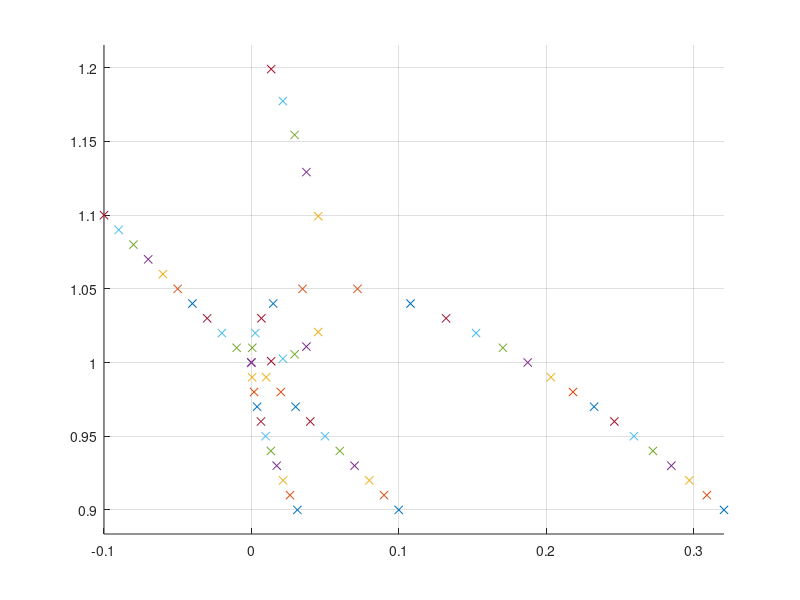

Here is the MATLAB script that generated this plot:
%% tum
A=[0.7, -0.4; -0.2, 0.5];
D=diag(diag(A));
% eig(eye(2)-inv(D)*A)
eig(eye(2)-A)
%  eig(eye(2)-inv(+diag(1,-1)*diag(A,-1)+D)*A)
%  om=1.08; eig(eye(2)-inv(diag(1,-1)*diag(A,-1)+D/om)*A)

M=eye(2)-inv(D)*A %jacobi
eig(M)'
om=2/(2-max(eig(M))-min(eig(M)))
eig(eye(2)-inv(D/om)*A)'

%% su
A=[1 2 3; 2 5 10; 3 10 26];
D=diag(diag(A));

om=2/(2-max(eig(A))-min(eig(A)));
eig(eye(3)-inv(D)*A)
% eig(eye(3)-A)
 
 eig(eye(3)-inv(+diag(diag(A,-1),-1)+D)*A)
 om=0.5; eig(eye(3)-inv(+diag(diag(A,-1),-1)+D/om)*A)
%% su 2
A=[4, -1,0; -1,4,-1;0,-2,4];
D=diag(diag(A));

eig(eye(3)-inv(D)*A)'
om=2/(2-max(eig(A))-min(eig(A)))
eig(eye(3)-inv(D/om)*A)'

% eig(eye(3)-A)
  evs=eig(eye(3)-inv(+diag(diag(A,-1),-1)+D)*A)
  rho=max(max(evs));
  om=2/(1+sqrt(1-rho^2))
 om=1.05;
 eig(eye(3)-inv(+diag(diag(A,-1),-1)+D/om)*A)

% M=eye(3)-inv(D)*A %jacobi
% eig(M)'
% om=2/(2-max(eig(M))-min(eig(M)))
% eig(eye(3)-inv(D/om)*A)'

 %%
 hold on; axis equal; grid on;
 for om=0.9:0.01:1.1
     v=eig(eye(3)-inv(+diag(diag(A,-1),-1)+D/om)*A);
     plot(real(v),imag(v)+om,'x')
 end
